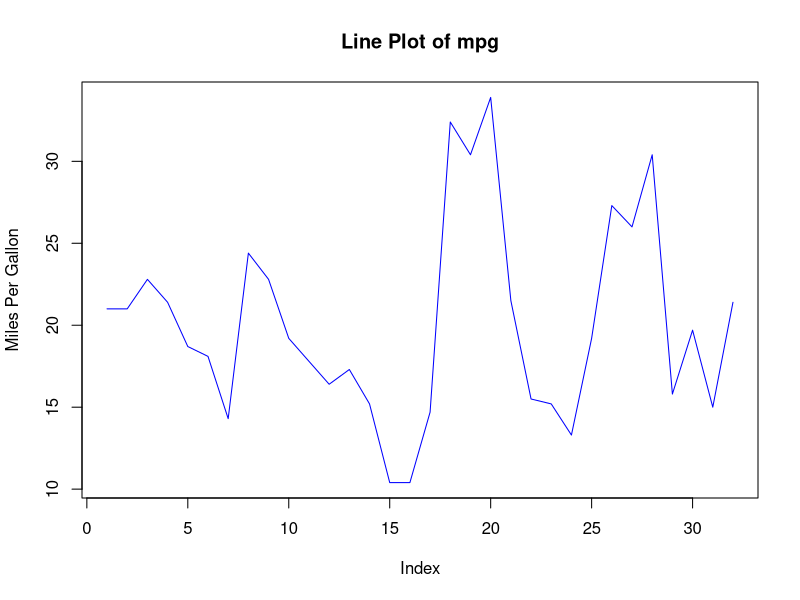
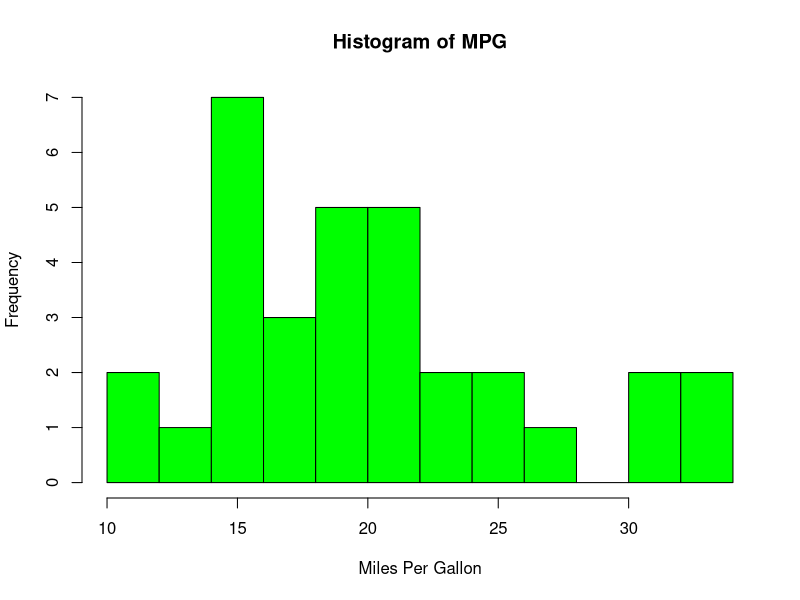
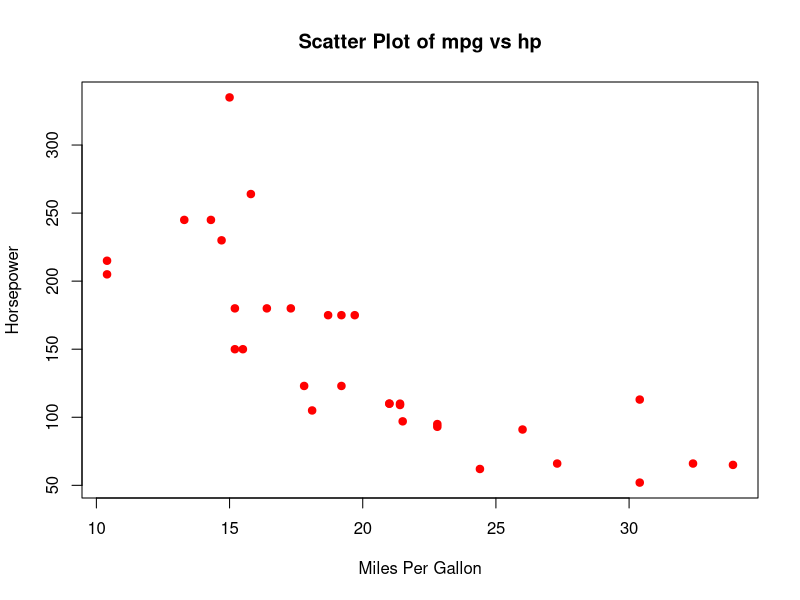

Source code (R) for these figures, in order:
# 1. Read the mtcars dataset and display the entire dataset
data<-mtcars
print("Original Dataset:")
print(data)
# 2. Display head and tail of the dataset
print("Head of the Dataset:")
print(head(data))
print("Tail of the Dataset:")
print(tail(data))
# 3. Add some dummy rows with missing values in the dataset
dummy_data <- data.frame(mpg = c(NA, 30), cyl = c(6, 8), disp = c(250, NA), hp = c(150, 200),
                            drat = c(3.9, NA), wt = c(2.5, 3.0), qsec = c(18.5, 17.2), vs = c(1, NA),
                            am = c(1, 0), gear = c(4, 5), carb = c(2, 4))
mtcars_with_dummy <- rbind(data, dummy_data)

# 4. Display the entire dataset again after adding dummy rows
print("Entire Dataset After Adding Dummy Rows:")
print(mtcars_with_dummy)
# 5. Data handling techniques
# a) Storing 0 for missing values
mtcars_with_dummy$mpg[is.na(mtcars_with_dummy$mpg)] <- 0
mtcars_with_dummy$disp[is.na(mtcars_with_dummy$disp)] <- 0
mtcars_with_dummy$drat[is.na(mtcars_with_dummy$drat)] <- 0
mtcars_with_dummy$vs[is.na(mtcars_with_dummy$vs)] <- 0
print("Dataset After Replacing Missing Values with 0:")
print(mtcars_with_dummy)
#(repeat step 3 and 4 again)
# b) Omitting rows with missing values(repeat step 3 and 4 again)
mtcars_no_na <- na.omit(mtcars_with_dummy)
print("Dataset After Omitting Rows with Missing Values:")
print(mtcars_no_na)
#(repeat step 3 and 4 again)
# c) Storing mean for missing values (for the columns where mean is applicable)
mtcars_with_dummy$mpg[is.na(mtcars_with_dummy$mpg)] <- mean(mtcars_with_dummy$mpg,
                                                               na.rm = TRUE)
mtcars_with_dummy$disp[is.na(mtcars_with_dummy$disp)] <- mean(mtcars_with_dummy$disp, na.rm
                                                                 = TRUE)

print("Dataset After Replacing Missing Values with Mean:")
print(mtcars_with_dummy)
# 6. Visualization techniques
# a) Line plot: mpg over rows (Index)
plot(mtcars$mpg, type = "l", main = "Line Plot of mpg", xlab = "Index", ylab = "Miles Per Gallon", col =
       "blue")
# b) Histogram of &#39;mpg&#39;
hist(mtcars$mpg, main = "Histogram of MPG", xlab = "Miles Per Gallon", col = "green", border = "black",
     breaks = 10)
# c) Scatter plot between mpg and hp (horsepower)
plot(mtcars$mpg, mtcars$hp, main = "Scatter Plot of mpg vs hp", xlab = "Miles Per Gallon", ylab =
       "Horsepower", pch = 19, col = "red")
# 7. Basic Feature Engineering
# Renaming columns in the dataset
colnames(mtcars_with_dummy)
colnames(mtcars_with_dummy) <- c("Fuel Efficiency", "Cylinders", "Displacement", "Horsepower",
                                    "Rear Axle Ratio", "Weight", "Quarter Mile Time", "V/S", "Transmission", "Gear", "Carburetor")
colnames(mtcars_with_dummy)
print("Dataset After Renaming Columns:")
print(mtcars_with_dummy)